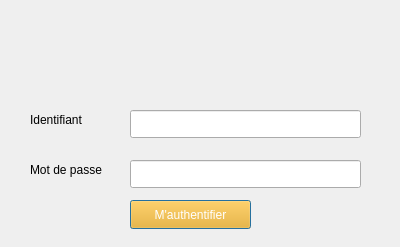
<?xml version="1.0" encoding="UTF-8"?>
<ui version="4.0">
 <class>authentification</class>
 <widget class="QDialog" name="authentification">
  <property name="geometry">
   <rect>
    <x>0</x>
    <y>0</y>
    <width>400</width>
    <height>247</height>
   </rect>
  </property>
  <property name="windowTitle">
   <string>Dialog</string>
  </property>
  <widget class="QPushButton" name="pushButton">
   <property name="geometry">
    <rect>
     <x>130</x>
     <y>200</y>
     <width>121</width>
     <height>29</height>
    </rect>
   </property>
   <property name="styleSheet">
    <string notr="true">color: rgb(255, 255, 255);
background-color: rgb(255, 170, 0);</string>
   </property>
   <property name="text">
    <string>M'authentifier</string>
   </property>
  </widget>
  <widget class="QLabel" name="label">
   <property name="geometry">
    <rect>
     <x>60</x>
     <y>10</y>
     <width>271</width>
     <height>71</height>
    </rect>
   </property>
   <property name="text">
    <string/>
   </property>
  </widget>
  <widget class="QLabel" name="label_2">
   <property name="geometry">
    <rect>
     <x>30</x>
     <y>110</y>
     <width>81</width>
     <height>20</height>
    </rect>
   </property>
   <property name="text">
    <string>Identifiant</string>
   </property>
  </widget>
  <widget class="QLabel" name="label_3">
   <property name="geometry">
    <rect>
     <x>30</x>
     <y>160</y>
     <width>101</width>
     <height>20</height>
    </rect>
   </property>
   <property name="text">
    <string>Mot de passe</string>
   </property>
  </widget>
  <widget class="QLineEdit" name="lineEdit">
   <property name="geometry">
    <rect>
     <x>130</x>
     <y>110</y>
     <width>231</width>
     <height>28</height>
    </rect>
   </property>
  </widget>
  <widget class="QLineEdit" name="lineEdit_2">
   <property name="geometry">
    <rect>
     <x>130</x>
     <y>160</y>
     <width>231</width>
     <height>28</height>
    </rect>
   </property>
  </widget>
 </widget>
 <resources/>
 <connections/>
</ui>
